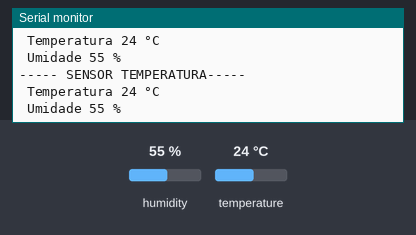
A sketch run on a simulated Arduino Uno, built with avr-gcc and run on an emulated ATmega328P. Shown: the last lines printed to the serial monitor. Inputs (shaded band) come from the test bench; at power-on: humidity 55 %, temperature 24 °C.

Above: at 10.8 s.
10.9 s: humidity set to 22 %
At 16.3 s:
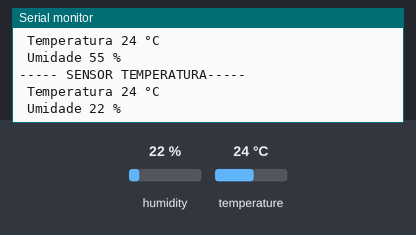
18.4 s: temperature set to 12 °C
At 21.1 s:
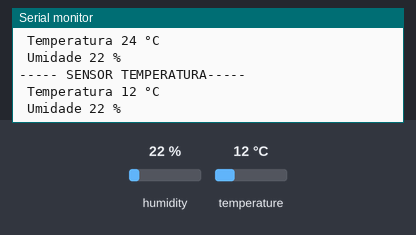
25.9 s: humidity set to 40 %
At 30.6 s:
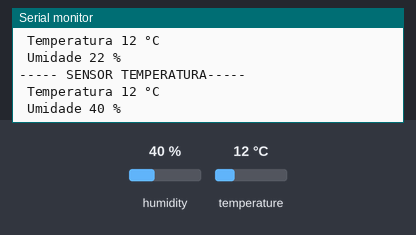
Timing chart, 0 to 32.1 s (numbered marks = the images above; inputs shaded):
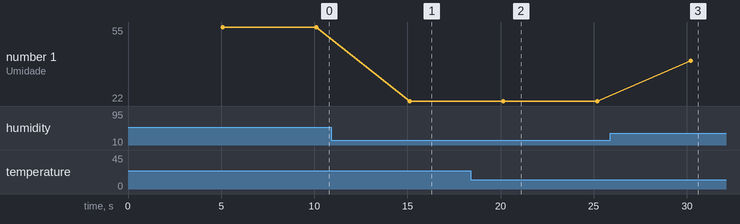

Measured:
- after the input at 10.9 s, the serial monitor: prints a new line after 4.2 s (image 1)
- after the input at 18.4 s, the serial monitor: prints a new line after 1.7 s (image 2)
- after the input at 25.9 s, the serial monitor: prints a new line after 4.3 s (image 3)
- plotted number 1: 55 → 22 after the input at 10.9 s, 22 → 40 after the input at 25.9 s

The sketch:

dht11.ino
```cpp
//importar a biblioteca que conversa com o senhor (DHT11)
#include <DHT.h>


//define que o sensor ta ligado no pino 2
#define PINO_DHT 2


//definindo o modelo do sensor
#define TIPO_DHT DHT11


//cria um objeto dht pra ultilizar
DHT dht(PINO_DHT, TIPO_DHT);


void setup(){
  Serial.begin(9600); //comunicação com o computador
  dht.begin(); //ligar e inicializar o sensor
  Serial.println("\nLeitura do sensor iniciada!"); // mostra que começou a leitura
}


void loop(){
  delay(5000); //delay de 2s pra esperar o sensor


  int temperatura = dht.readTemperature(); //le a temperatura e guarda na variavel
  int umidade = dht.readHumidity(); //le a umidade e guarda na variavel


  if(isnan(temperatura) || isnan(umidade)) {
    Serial.println("Erro ao ler o sensor! Verifique a ligação");
    return;
  }


    //Verifica se a leitura falhou, usa o isnan "is nota a number"
    Serial.println("----- SENSOR TEMPERATURA-----");


    Serial.print(" Temperatura ");
    Serial.print(temperatura);
    Serial.println(" °C");


    Serial.print(" Umidade ");
    Serial.print(umidade);
    Serial.println(" %");


  }
```
